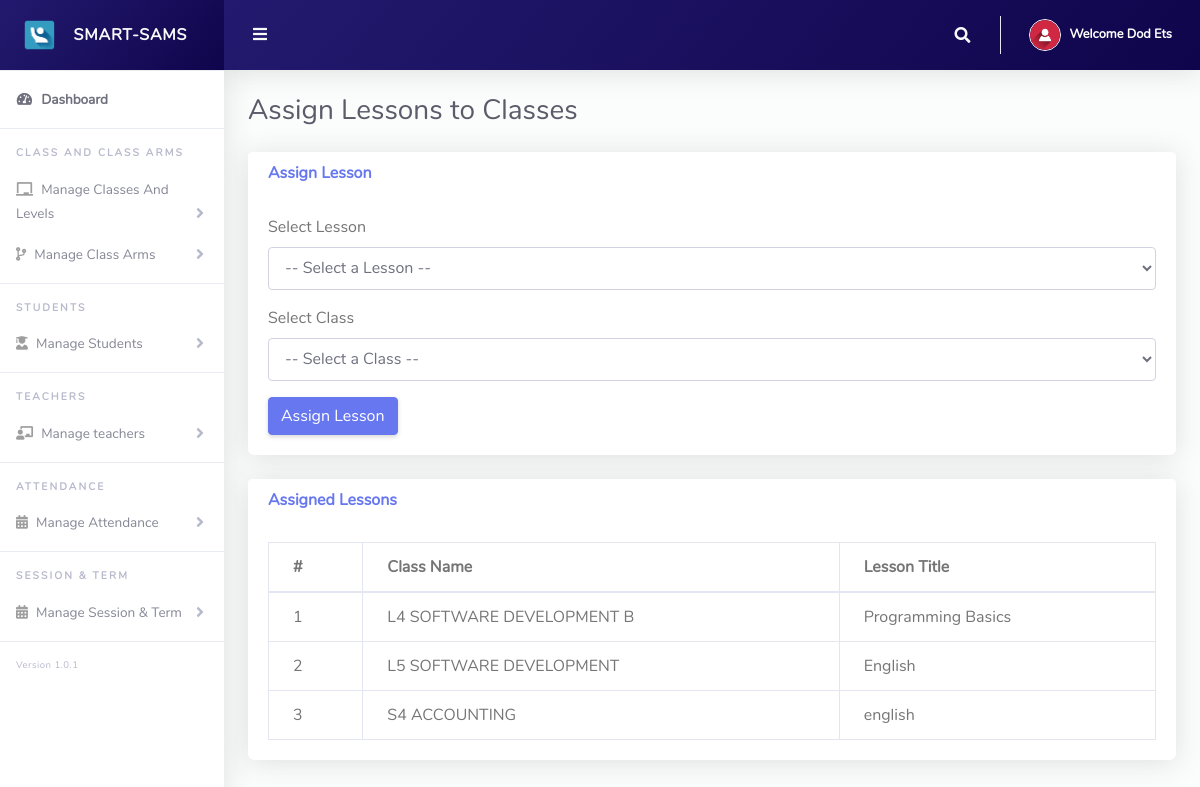
The app's page /Admin2/lessonClass.php (signed in) with its own data.
### tables this page shows
CREATE TABLE `class_lessons` (
  `id` int(11) NOT NULL,
  `lesson_id` int(11) NOT NULL,
  `class_id` int(11) NOT NULL
);

CREATE TABLE `tblclass` (
  `Id` int(10) NOT NULL,
  `level` varchar(255) NOT NULL,
  `className` varchar(255) NOT NULL,
  `totalStudents` int(255) NOT NULL,
  `boys` int(255) NOT NULL,
  `girls` int(255) NOT NULL,
  `school` varchar(255) NOT NULL
);

CREATE TABLE `lessons` (
  `id` int(10) NOT NULL,
  `teacher_id` int(11) NOT NULL,
  `lesson_title` varchar(255) NOT NULL,
  `lesson_description` text DEFAULT NULL,
  `school` varchar(255) NOT NULL,
  `created_at` timestamp NOT NULL DEFAULT current_timestamp(),
  `updated_at` timestamp NOT NULL DEFAULT current_timestamp() ON UPDATE current_timestamp()
);

### Admin2/lessonClass.php (the view, shortened to what this page needs)
<?php
include '../Includes/dbcon.php';
$assignmentsQuery = "
    SELECT cl.id, lessons.lesson_title, tblclass.className
    FROM class_lessons cl
    INNER JOIN lessons ON cl.lesson_id = lessons.id
    INNER JOIN tblclass ON cl.class_id = tblclass.Id
";
$assignmentsResult = mysqli_query($conn, $assignmentsQuery);
?>
<!DOCTYPE html>
<html lang="en">
<head>
  <link href="../vendor/fontawesome-free/css/all.min.css" rel="stylesheet" type="text/css">
  <link href="../vendor/bootstrap/css/bootstrap.min.css" rel="stylesheet" type="text/css">
  <link href="css/ruang-admin.min.css" rel="stylesheet">
</head>
<body id="page-top">
  <div id="wrapper">
    <?php include "Includes/sidebar.php"; ?>
    <div id="content-wrapper" class="d-flex flex-column">
      <div id="content">
        <?php include "Includes/topbar.php"; ?>
        <div class="container-fluid" id="container-wrapper">
          <div class="d-sm-flex align-items-center justify-content-between mb-4">
            <h1 class="h3 mb-0 text-gray-800">Assign Lessons to Classes</h1>
          </div>
          <div class="card mb-4">
            <div class="card-header">
              <h6 class="m-0 font-weight-bold text-primary">Assign Lesson</h6>
            </div>
            <div class="card-body">
              <form method="post">
                <div class="form-group">
                  <label for="lesson_id">Select Lesson</label>
                  <select name="lesson_id" class="form-control" required>
                    <option value="">-- Select a Lesson --</option>
                  </select>
                </div>
                <div class="form-group">
                  <label for="classId">Select Class</label>
                  <select name="classId" class="form-control" required>
                    <option value="">-- Select a Class --</option>
                  </select>
                </div>
                <button type="submit" name="assign_lesson" class="btn btn-primary">Assign Lesson</button>
              </form>
            </div>
          </div>
          <div class="card mb-4">
            <div class="card-header">
              <h6 class="m-0 font-weight-bold text-primary">Assigned Lessons</h6>
            </div>
            <div class="card-body">
              <table class="table table-bordered">
                <thead>
                  <tr>
                    <th>#</th>
                    <th>Class Name</th>
                    <th>Lesson Title</th>
                  </tr>
                </thead>
                <tbody>
                  <?php
                  $sn = 1;
                  while ($row = mysqli_fetch_assoc($assignmentsResult)) {
                      echo "<tr>
                          <td>{$sn}</td>
                          <td>{$row['className']}</td>
                          <td>{$row['lesson_title']}</td>
                      </tr>";
                      $sn++;
                  }
                  ?>
                </tbody>
              </table>
            </div>
          </div>
        </div>
      </div>
    </div>
  </div>
</body>
</html>

### Admin2/Includes/topbar.php (shortened to what this page needs)
<?php
  $query = "SELECT * FROM tbladmin WHERE Id = ".$_SESSION['userId']."";
  $rs = $conn->query($query);
  $rows = $rs->fetch_assoc();
  $fullName = $rows['firstName']." ".$rows['lastName'];
?>
<nav class="navbar navbar-expand navbar-light bg-gradient topbar mb-4 static-top asc">
          <button id="sidebarToggleTop" class="btn btn-link rounded-circle mr-3">
            <i class="fa fa-bars"></i>
          </button>
          <ul class="navbar-nav ml-auto">
            <li class="nav-item dropdown no-arrow">
              <a class="nav-link dropdown-toggle" href="#" id="searchDropdown" role="button" data-toggle="dropdown"
                aria-haspopup="true" aria-expanded="false">
                <i class="fas fa-search fa-fw"></i>
              </a>
            </li>
            <li class="nav-item dropdown no-arrow">
              <a class="nav-link dropdown-toggle" href="#" id="userDropdown" role="button" data-toggle="dropdown"
                aria-haspopup="true" aria-expanded="false">
                <img class="img-profile rounded-circle" src="img/user-icn.png" style="max-width: 60px">
                <span class="ml-2 d-none d-lg-inline text-white small"><b>Welcome <?php echo $fullName;?></b></span>
              </a>
            </li>
          </ul>
        </nav>

### Admin2/Includes/topbar.php (style rules this page uses)
.asc { background: linear-gradient(130deg, #231a6f, #0f054c); }

### records on screen
class_lessons: class.className "L4 SOFTWARE DEVELOPMENT B", lesson.lesson_title "Programming Basics"
class_lessons: class.className "L5 SOFTWARE DEVELOPMENT", lesson.lesson_title "English"
class_lessons: class.className "S4 ACCOUNTING", lesson.lesson_title "english"

### other values on screen
$fullName "Dod Ets"
